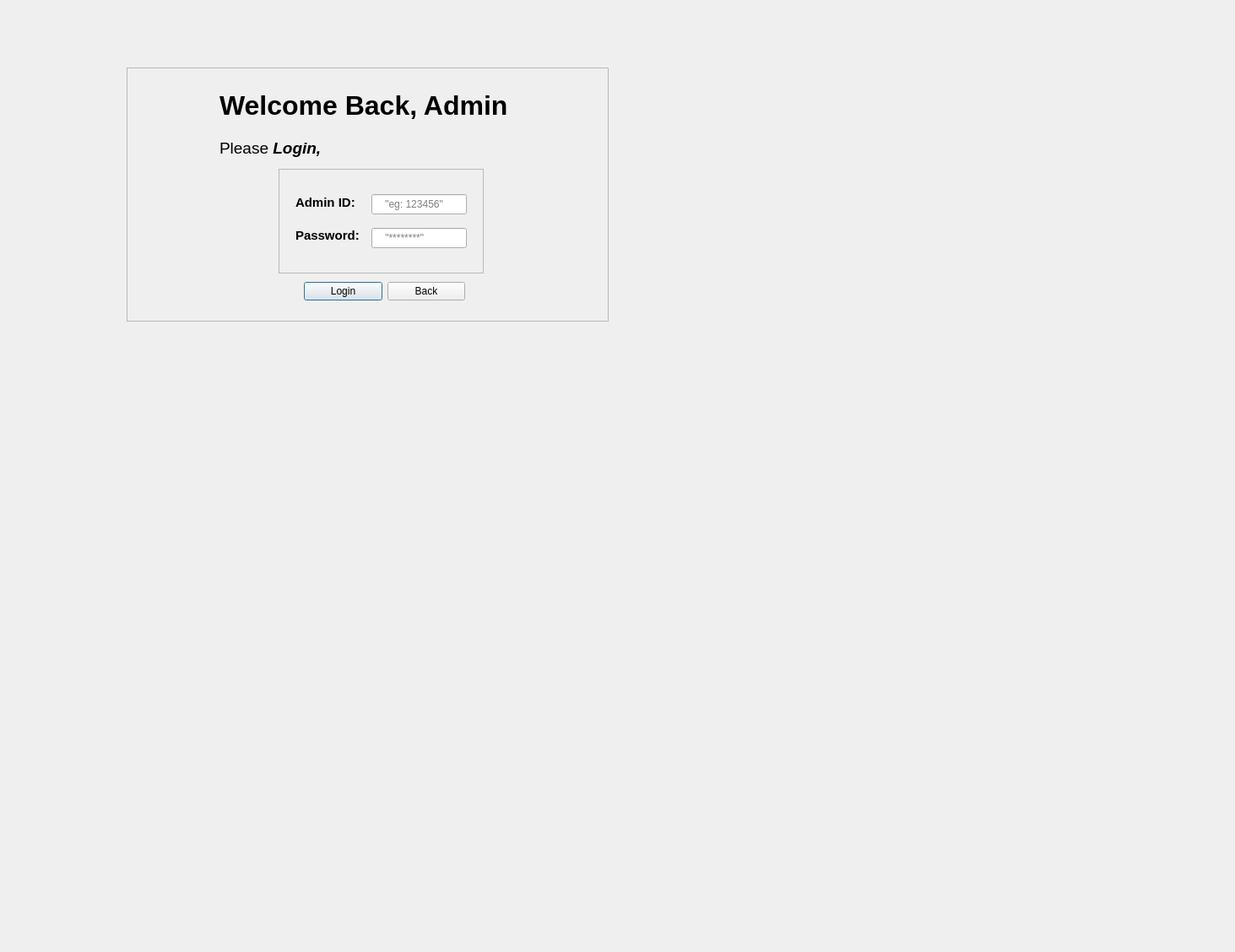
<?xml version="1.0" encoding="UTF-8"?>
<ui version="4.0">
 <class>adminlogindialog</class>
 <widget class="QDialog" name="adminlogindialog">
  <property name="geometry">
   <rect>
    <x>0</x>
    <y>0</y>
    <width>1463</width>
    <height>1128</height>
   </rect>
  </property>
  <property name="windowTitle">
   <string>Dialog</string>
  </property>
  <widget class="QFrame" name="adminframe">
   <property name="geometry">
    <rect>
     <x>150</x>
     <y>80</y>
     <width>571</width>
     <height>301</height>
    </rect>
   </property>
   <property name="frameShape">
    <enum>QFrame::Shape::StyledPanel</enum>
   </property>
   <property name="frameShadow">
    <enum>QFrame::Shadow::Raised</enum>
   </property>
   <widget class="QLabel" name="admintitleLabel">
    <property name="geometry">
     <rect>
      <x>110</x>
      <y>20</y>
      <width>351</width>
      <height>51</height>
     </rect>
    </property>
    <property name="text">
     <string>&lt;html&gt;&lt;head/&gt;&lt;body&gt;&lt;p&gt;&lt;span style=&quot; font-size:24pt; font-weight:700;&quot;&gt;Welcome Back, Admin&lt;/span&gt;&lt;/p&gt;&lt;/body&gt;&lt;/html&gt;</string>
    </property>
   </widget>
   <widget class="QLabel" name="adminsubtitleLabel">
    <property name="geometry">
     <rect>
      <x>110</x>
      <y>80</y>
      <width>121</width>
      <height>31</height>
     </rect>
    </property>
    <property name="text">
     <string>&lt;html&gt;&lt;head/&gt;&lt;body&gt;&lt;p&gt;&lt;span style=&quot; font-size:14pt;&quot;&gt;Please &lt;/span&gt;&lt;span style=&quot; font-size:14pt; font-weight:700; font-style:italic;&quot;&gt;Login,&lt;/span&gt;&lt;/p&gt;&lt;/body&gt;&lt;/html&gt;</string>
    </property>
   </widget>
   <widget class="QWidget" name="horizontalLayoutWidget">
    <property name="geometry">
     <rect>
      <x>210</x>
      <y>250</y>
      <width>191</width>
      <height>31</height>
     </rect>
    </property>
    <layout class="QHBoxLayout" name="horizontalLayout">
     <item>
      <widget class="QPushButton" name="adminloginButton">
       <property name="text">
        <string>Login</string>
       </property>
      </widget>
     </item>
     <item>
      <widget class="QPushButton" name="adminbackButton">
       <property name="text">
        <string>Back</string>
       </property>
      </widget>
     </item>
    </layout>
   </widget>
   <widget class="QFrame" name="adminframe2">
    <property name="geometry">
     <rect>
      <x>180</x>
      <y>120</y>
      <width>243</width>
      <height>124</height>
     </rect>
    </property>
    <property name="frameShape">
     <enum>QFrame::Shape::StyledPanel</enum>
    </property>
    <property name="frameShadow">
     <enum>QFrame::Shadow::Raised</enum>
    </property>
    <widget class="QLabel" name="adminIdLabel">
     <property name="geometry">
      <rect>
       <x>20</x>
       <y>30</y>
       <width>83</width>
       <height>21</height>
      </rect>
     </property>
     <property name="text">
      <string>&lt;html&gt;&lt;head/&gt;&lt;body&gt;&lt;p&gt;&lt;span style=&quot; font-size:11pt; font-weight:700;&quot;&gt;Admin ID:&lt;/span&gt;&lt;/p&gt;&lt;/body&gt;&lt;/html&gt;</string>
     </property>
    </widget>
    <widget class="QLineEdit" name="adminidInput">
     <property name="geometry">
      <rect>
       <x>110</x>
       <y>30</y>
       <width>113</width>
       <height>24</height>
      </rect>
     </property>
     <property name="placeholderText">
      <string>    &quot;eg: 123456&quot;</string>
     </property>
    </widget>
    <widget class="QLineEdit" name="adminpasswordInput">
     <property name="geometry">
      <rect>
       <x>110</x>
       <y>70</y>
       <width>113</width>
       <height>24</height>
      </rect>
     </property>
     <property name="echoMode">
      <enum>QLineEdit::EchoMode::Password</enum>
     </property>
     <property name="placeholderText">
      <string>    &quot;********&quot;</string>
     </property>
    </widget>
    <widget class="QLabel" name="adminpasswordLabel">
     <property name="geometry">
      <rect>
       <x>20</x>
       <y>70</y>
       <width>81</width>
       <height>16</height>
      </rect>
     </property>
     <property name="text">
      <string>&lt;html&gt;&lt;head/&gt;&lt;body&gt;&lt;p&gt;&lt;span style=&quot; font-size:11pt; font-weight:700;&quot;&gt;Password:&lt;/span&gt;&lt;/p&gt;&lt;/body&gt;&lt;/html&gt;</string>
     </property>
    </widget>
   </widget>
  </widget>
 </widget>
 <tabstops>
  <tabstop>adminidInput</tabstop>
  <tabstop>adminpasswordInput</tabstop>
  <tabstop>adminloginButton</tabstop>
  <tabstop>adminbackButton</tabstop>
 </tabstops>
 <resources/>
 <connections/>
</ui>
